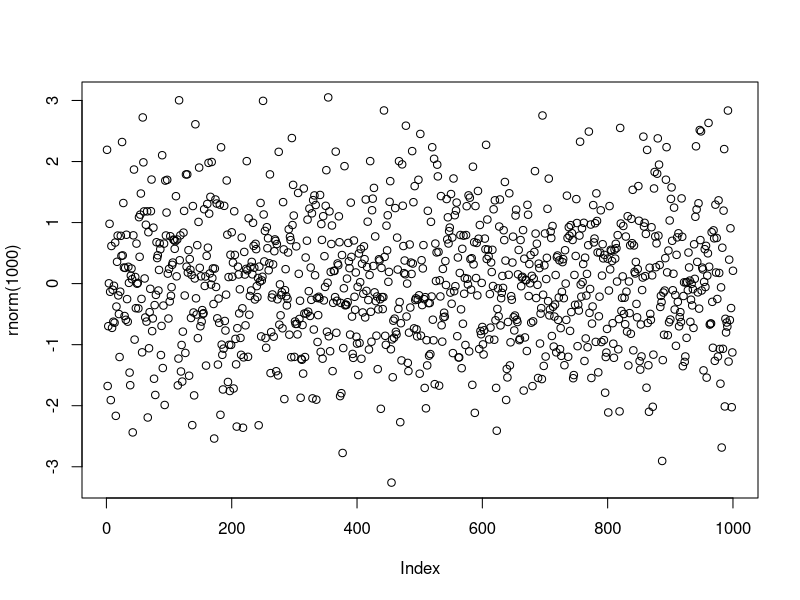
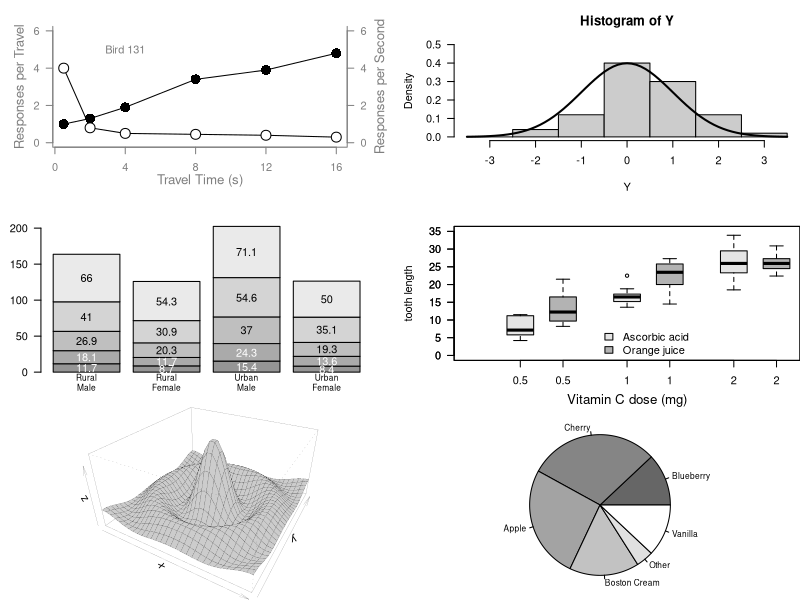
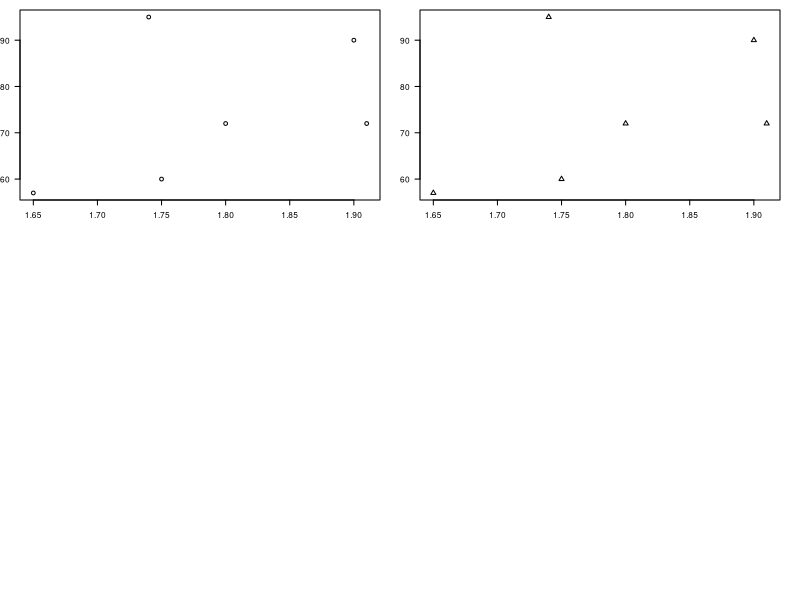

These figures' R source, in order:
## ---- chunk 1
2+2
## ---- chunk 2
print("hello world!")
## ---- chunk 3
rnorm(15)
## ---- chunk 4
plot(rnorm(1000))
## ---- chunk 5
x <- 2

x + x
## ---- chunk 6
weight <- c(60,72,57,90,95,72)
weight
## ---- chunk 7
height <- c(1.75,1.80,1.65,1.90,1.74,1.91)
bmi <- weight/height^2
bmi
## ---- chunk 8
# mean
xbar <- sum(weight)/length(weight)
xbar
# std dev
sqrt(sum((weight - xbar)^2)/(length(weight)-1))
## ---- chunk 9
mean(weight)
sd(weight)
## ---- chunk 10
bmi
## ---- chunk 11
t.test(bmi, mu=22.5)
## ---- chunk 12
par(mfrow=c(3, 2))

# Scatterplot
x <- c(0.5, 2, 4, 8, 12, 16)
y1 <- c(1, 1.3, 1.9, 3.4, 3.9, 4.8)
y2 <- c(4, .8, .5, .45, .4, .3)
par(las=1, mar=c(4, 4, 2, 4))
plot.new()
plot.window(range(x), c(0, 6))
lines(x, y1)
lines(x, y2)
points(x, y1, pch=16, cex=2)
points(x, y2, pch=21, bg="white", cex=2)
par(col="grey50", fg="grey50", col.axis="grey50")
axis(1, at=seq(0, 16, 4))
axis(2, at=seq(0, 6, 2))
axis(4, at=seq(0, 6, 2))
box(bty="u")
mtext("Travel Time (s)", side=1, line=2, cex=0.8)
mtext("Responses per Travel", side=2, line=2, las=0, cex=0.8)
mtext("Responses per Second", side=4, line=2, las=0, cex=0.8)
text(4, 5, "Bird 131")
par(mar=c(5.1, 4.1, 4.1, 2.1), col="black", fg="black", col.axis="black")

# Histogram
# Random data
Y <- rnorm(50)
# Make sure no Y exceed [-3.5, 3.5]
Y[Y < -3.5 | Y > 3.5] <- NA
x <- seq(-3.5, 3.5, .1)
dn <- dnorm(x)
par(mar=c(4.5, 4.1, 3.1, 0))
hist(Y, breaks=seq(-3.5, 3.5), ylim=c(0, 0.5), 
     col="grey80", freq=FALSE)
lines(x, dnorm(x), lwd=2)
par(mar=c(5.1, 4.1, 4.1, 2.1))

# Barplot
# Modified from example(barplot)
par(mar=c(2, 3.1, 2, 2.1))
midpts <- barplot(VADeaths, col=grey(0.5 + 1:5/12), 
                  names=rep("", 4))
mtext(sub(" ", "\n", colnames(VADeaths)),
      at=midpts, side=1, line=0.5, cex=0.5)
text(rep(midpts, each=5), apply(VADeaths, 2, cumsum) - VADeaths/2,
     VADeaths, col=rep(c("white", "black"), times=2:3, cex=0.8))
par(mar=c(5.1, 4.1, 4.1, 2.1))

# Boxplot
# Modified example(boxplot) - itself from suggestion by Roger Bivand
par(mar=c(3, 4.1, 2, 0))
     boxplot(len ~ dose, data = ToothGrowth,
             boxwex = 0.25, at = 1:3 - 0.2,
             subset= supp == "VC", col="grey90",
             xlab="",
             ylab="tooth length", ylim=c(0,35))
     mtext("Vitamin C dose (mg)", side=1, line=2.5, cex=0.8)
     boxplot(len ~ dose, data = ToothGrowth, add = TRUE,
             boxwex = 0.25, at = 1:3 + 0.2,
             subset= supp == "OJ", col="grey70")
     legend(1.5, 9, c("Ascorbic acid", "Orange juice"), bty="n",
            fill = c("grey90", "grey70"))
par(mar=c(5.1, 4.1, 4.1, 2.1))

# Persp
# Almost exactly example(persp)
    x <- seq(-10, 10, length= 30)
     y <- x
     f <- function(x,y) { r <- sqrt(x^2+y^2); 10 * sin(r)/r }
     z <- outer(x, y, f)
     z[is.na(z)] <- 1
# 0.5 to include z axis label
par(mar=c(0, 0.5, 0, 0), lwd=0.1)
     persp(x, y, z, theta = 30, phi = 30, expand = 0.5, col = "grey80")
par(mar=c(5.1, 4.1, 4.1, 2.1), lwd=1)

# Piechart
# Example 4 from help(pie)
par(mar=c(0, 2, 1, 2), xpd=FALSE, cex=0.5)
     pie.sales <- c(0.12, 0.3, 0.26, 0.16, 0.04, 0.12)
     names(pie.sales) <- c("Blueberry", "Cherry",
         "Apple", "Boston Cream", "Other", "Vanilla")
     pie(pie.sales, col = gray(seq(0.4,1.0,length=6)))
## ---- chunk 13
plot(height, weight)
## ---- chunk 14
plot(height, weight, pch=2)
